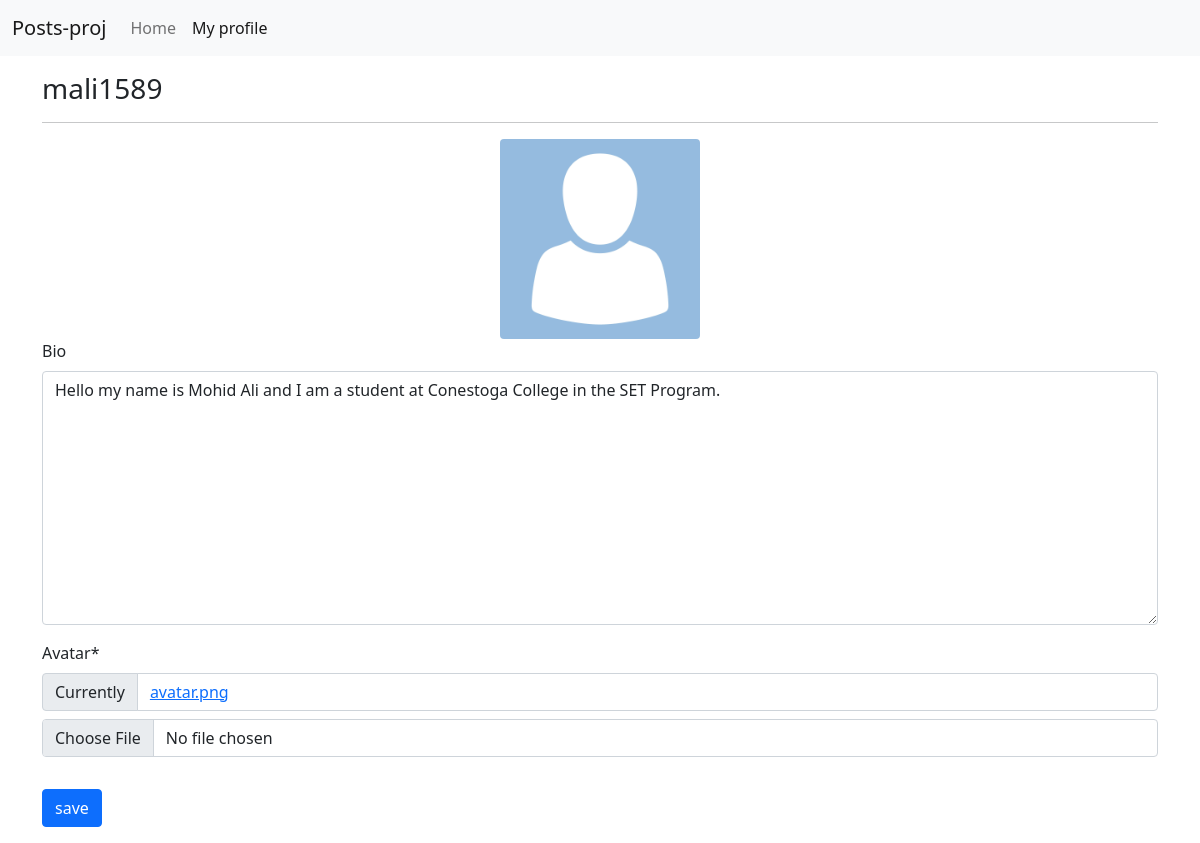
Page /profiles/my/ (signed in) on the earlier database version.
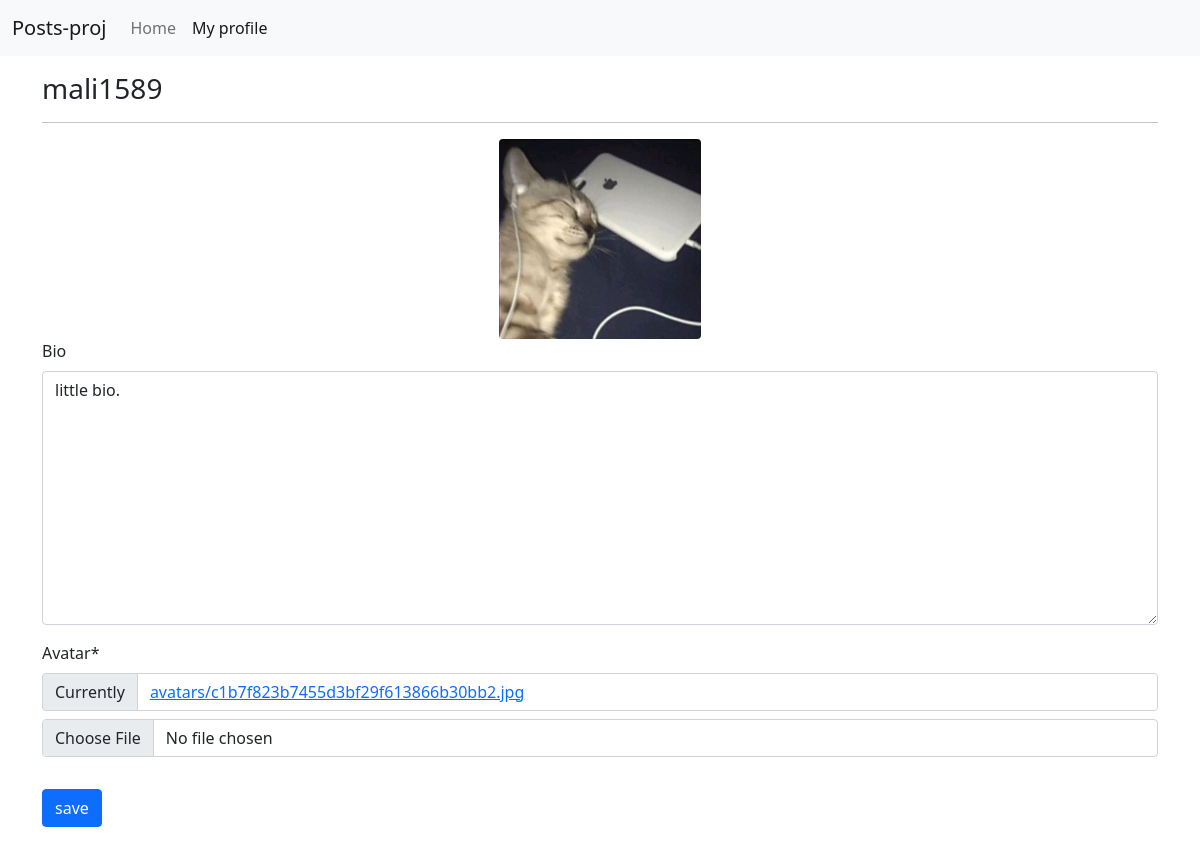
Same page on the later database version.
### profiles/models.py (models this page shows, shortened)
class Profile(models.Model):
    user = models.OneToOneField(User, on_delete=models.CASCADE)
    bio = models.TextField(blank=True)
    avatar = models.ImageField(default='avatar.png', upload_to='avatars')
    updated = models.DateTimeField(auto_now=True)
    created = models.DateTimeField(auto_now_add=True)

### profiles/views.py (the view, shortened to what this page needs)
# urls.py: path('my/', my_profile_view, name='my-profile'),
@login_required
def my_profile_view(request):
    obj = Profile.objects.get(user=request.user)
    form = ProfileForm(request.POST or None, request.FILES or None, instance=obj)
    context = {
        'obj': obj,
        'form': form,
    }
    return render(request, 'profiles/main.html', context)

### profiles/forms.py
class ProfileForm(forms.ModelForm):
    class Meta:
        model = Profile
        fields = ('bio', 'avatar',)

### profiles/templates/profiles/main.html (shortened to what this page needs)
{% extends "base.html" %}
{% load static %}
{% load crispy_forms_tags %}
{% block content %}
    <h3>{{obj.user}}</h3>
    <hr>
    <div class="text-center" id="avatar-box">
        <img src="{{obj.avatar.url}}" class="rounded" height="200px" width="auto" alt="{{obj.user.username}}">
    </div>
    <form id="profile-form">
        {{form|crispy}}
        <button type="submit" class="btn btn-primary mt-3">save</button>
    </form>
{% endblock content %}

### templates/base.html (shortened to what this page needs)
{% load static %}
<!doctype html>
<html lang="en">
  <head>
    <link href="https://cdn.jsdelivr.net/npm/bootstrap@5.0.0-beta2/dist/css/bootstrap.min.css" rel="stylesheet">
    <link rel="stylesheet" href="{% static 'style.css' %}">
    <link rel="stylesheet" href="{% static 'dropzone.min.css' %}">
  </head>
  <body>
    {% include "navbar.html" %}
    <div class="container mt-3 mb-3">
        {% block content %}
        {% endblock content %}
    </div>
  </body>
</html>

### templates/navbar.html (shortened to what this page needs)
{% url 'posts:main-board' as path_to_home %}
{% url 'profiles:my-profile' as path_to_my_profile %}
<nav class="navbar navbar-expand-lg navbar-light bg-light">
  <div class="container-fluid">
    <a class="navbar-brand" href="{{path_to_home}}">Posts-proj</a>
    <div class="collapse navbar-collapse" id="navbarNav">
      <ul class="navbar-nav">
        <li class="nav-item">
          <a class="nav-link {% if request.path == path_to_home %}active{% endif %}" href="{{path_to_home}}">Home</a>
        </li>
        <li class="nav-item">
          <a class="nav-link {% if request.path == path_to_my_profile %}active{% endif %}" href="{{path_to_my_profile}}">My profile</a>
        </li>
      </ul>
    </div>
  </div>
</nav>

Differences in the rows shown:
changed Profile "mali1589": avatar: picture added in place of a placeholder; bio "Hello my name is Mohid Ali and I am a student at Conestoga College in the SET Program." → "little bio."
Other differences:
text no longer shown: "Bio Avatar * Currently avatar.png"
text now shown: "Bio Avatar * Currently avatars/c1b7f823b7455d3bf29f613866b30bb2.jpg"
